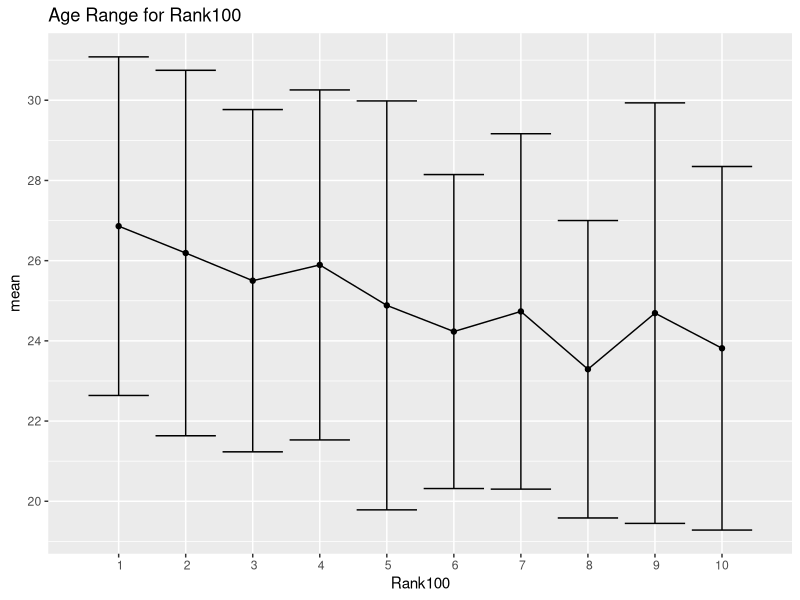
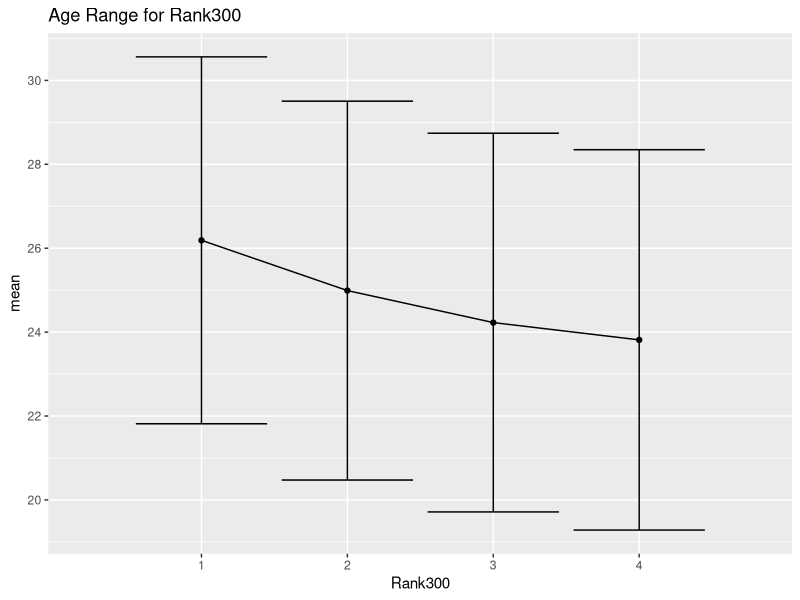
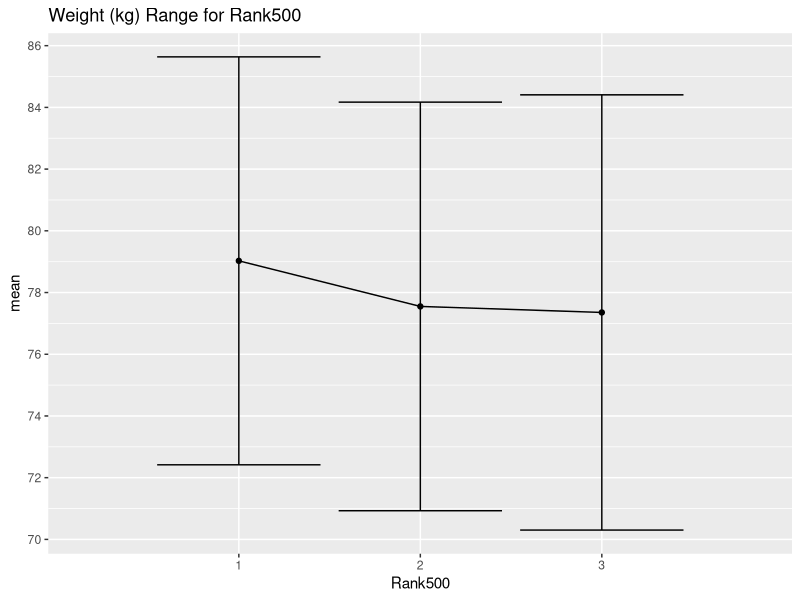
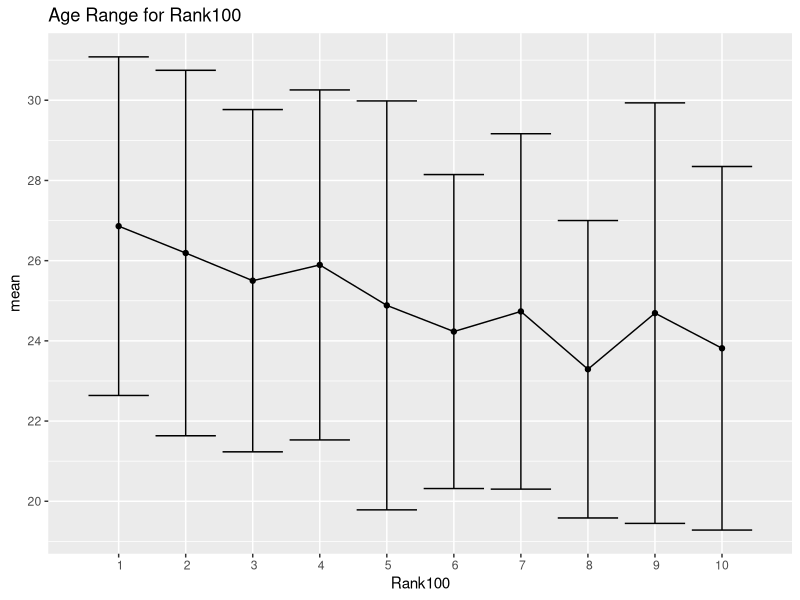
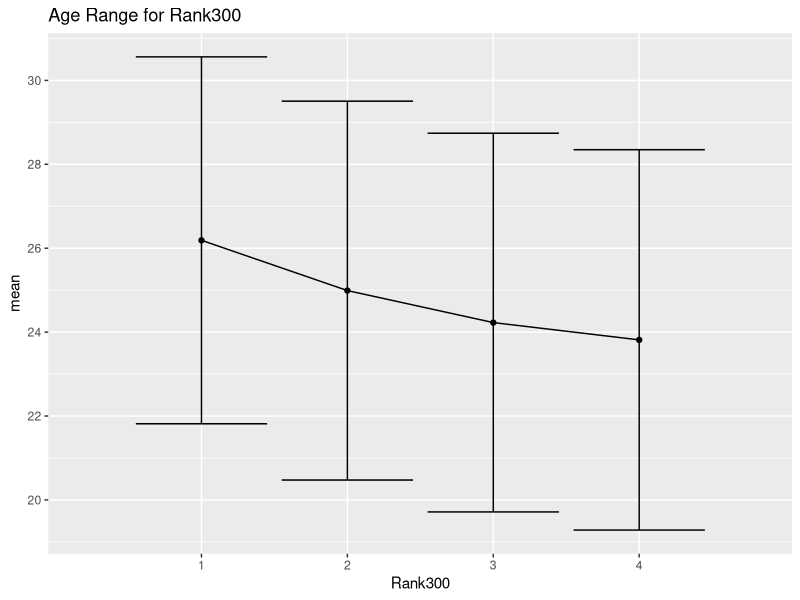
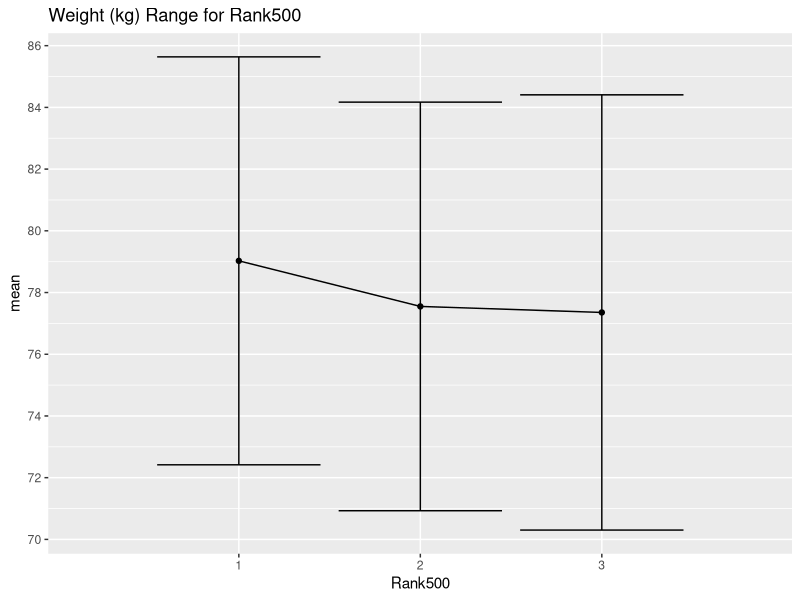
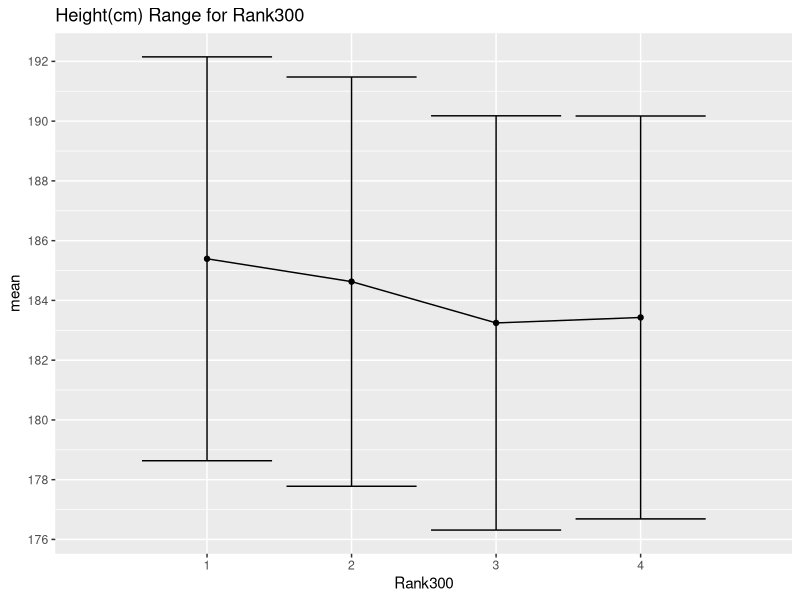
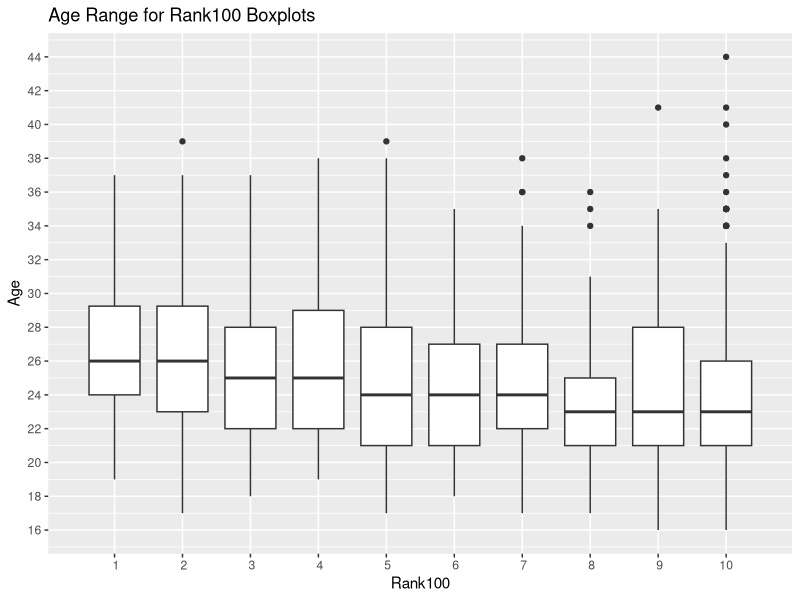

Write R code to recreate these figures, in order.
## ---- chunk 1
data <- read.csv('data.csv', header=TRUE)
## ---- chunk 2

#Removing Unused Columns
data <- data[c(-1, -5, -6, -8, -9, -12, -13, -14, -15, -16, -20, -22, -27, -29, -33)]

## ---- chunk 3

anthropometric <- c("Age", "Weightkg", "Heightcm")
service        <- c("X.1stServe", "X.1stServePointsWon", "X.2ndServePointsWon",
                    "BreakPointsSaved", "ServiceGamesWon", "TotalServicePointsWon")
return_vars    <- c("X.1stServeReturnPointsWon", "X.2ndServeReturnPointsWon",
                    "BreakPointsConverted", "ReturnGamesWon", "ReturnPointsWon",
                    "TotalPointsWon")

# Drop NAs only for variables relevant to each model
data_anthro_100   <- na.omit(data[, c(anthropometric, "Rank100")])
data_service_100  <- na.omit(data[, c(service, "Rank100")])
data_return_100   <- na.omit(data[, c(return_vars, "Rank100")])

data_anthro_300   <- na.omit(data[, c(anthropometric, "Rank300")])
data_service_300  <- na.omit(data[, c(service, "Rank300")])
data_return_300   <- na.omit(data[, c(return_vars, "Rank300")])

data_anthro_500   <- na.omit(data[, c(anthropometric, "Rank500")])
data_service_500  <- na.omit(data[, c(service, "Rank500")])
data_return_500   <- na.omit(data[, c(return_vars, "Rank500")])

## ---- chunk 4

library(tidyverse)

data_anthro_100 %>% group_by(Rank100) %>% summarise(mean = mean(Age), sd = sd(Age)) %>% ggplot(mapping = aes(x = Rank100, y = mean)) + geom_point() + geom_line() + geom_errorbar(aes(ymin = mean - sd, ymax = mean + sd)) + scale_x_discrete(limits = 1:10) + scale_y_continuous(breaks = scales::breaks_width(2)) + labs(title = "Age Range for Rank100")

data_anthro_300 %>% group_by(Rank300) %>% summarise(mean = mean(Age), sd = sd(Age)) %>% ggplot(mapping = aes(x = Rank300, y = mean)) + geom_point() + geom_line() + geom_errorbar(aes(ymin = mean - sd, ymax = mean + sd)) + scale_x_discrete(limits = 1:4) + scale_y_continuous(breaks = scales::breaks_width(2)) + labs(title = "Age Range for Rank300")

data_anthro_500 %>% group_by(Rank500) %>% summarise(mean = mean(Weightkg), sd = sd(Weightkg)) %>% ggplot(mapping = aes(x = Rank500, y = mean)) + geom_point() + geom_line() + geom_errorbar(aes(ymin = mean - sd, ymax = mean + sd)) + scale_x_discrete(limits = 1:3) + scale_y_continuous(breaks = scales::breaks_width(2)) + labs(title = "Weight (kg) Range for Rank500")

## ---- chunk 5
library(nnet)

data$Rank100 <- factor(data$Rank100)
data$Rank300 <- factor(data$Rank300)
data$Rank500 <- factor(data$Rank500)

#100 models (anthro, service, return)
m1 <- multinom(Rank100 ~ Age + Weightkg + Heightcm, data = data)
m2 <- multinom(Rank100 ~ X.1stServe + X.1stServePointsWon + X.2ndServePointsWon + BreakPointsSaved + ServiceGamesWon + TotalServicePointsWon, data = data)
m3 <- multinom(Rank100 ~ X.1stServeReturnPointsWon + X.2ndServeReturnPointsWon + BreakPointsConverted + ReturnGamesWon + ReturnPointsWon + TotalPointsWon, data = data)

#300 models (anthro, service, return)
m4 <- multinom(Rank300 ~ Age + Weightkg + Heightcm, data = data)
m5 <- multinom(Rank300 ~ X.1stServe + X.1stServePointsWon + X.2ndServePointsWon + BreakPointsSaved + ServiceGamesWon + TotalServicePointsWon, data = data)
m6 <- multinom(Rank300 ~ X.1stServeReturnPointsWon + X.2ndServeReturnPointsWon + BreakPointsConverted + ReturnGamesWon + ReturnPointsWon + TotalPointsWon, data = data)

#500 models (anthro, service, return)
m7 <- multinom(Rank500 ~ Age + Weightkg + Heightcm, data = data)
m8 <- multinom(Rank500 ~ X.1stServe + X.1stServePointsWon + X.2ndServePointsWon + BreakPointsSaved + ServiceGamesWon + TotalServicePointsWon, data = data)
m9 <- multinom(Rank500 ~ X.1stServeReturnPointsWon + X.2ndServeReturnPointsWon + BreakPointsConverted + ReturnGamesWon + ReturnPointsWon + TotalPointsWon, data = data)

summary(m1)
summary(m2)
summary(m3)
summary(m4)
summary(m5)
summary(m6)
summary(m7)
summary(m8)
summary(m9)

AIC(m1, m2, m3, m4, m5, m6, m7, m8, m9)
BIC(m1, m2, m3, m4, m5, m6, m7, m8, m9)

## ---- chunk 6
LRT <- function(response, predictors, dataset) {
  full_formula <- as.formula(paste(response, "~", paste(predictors, collapse = " + ")))
  full_model <- multinom(full_formula, data = dataset)
  
  results <- data.frame(Predictor = predictors)
  
  for (i in 1:length(predictors)) {
    reduced_predictors <- predictors[-i]
    reduced_formula <- as.formula(paste(response, "~", paste(reduced_predictors, collapse = " + ")))
    reduced_model <- multinom(reduced_formula, data = dataset)
    
    results$p_value[i] <- 1 - pchisq(reduced_model$deviance - full_model$deviance, length(coef(full_model)) - length(coef(reduced_model)))
  }
  
  return(results)
}

LRT("Rank100", anthropometric, data_anthro_100)
LRT("Rank100", service, data_service_100)
LRT("Rank100", return_vars, data_return_100)

LRT("Rank300", anthropometric, data_anthro_300)
LRT("Rank300", service, data_service_300)
LRT("Rank300", return_vars, data_return_300)

LRT("Rank500", anthropometric, data_anthro_500)
LRT("Rank500", service, data_service_500)
LRT("Rank500", return_vars, data_return_500)

## ---- chunk 7

library(tidyverse)

### Line with Error Bar Plots for Anthro

data_anthro_100 %>% group_by(Rank100) %>% summarise(mean = mean(Age), sd = sd(Age)) %>% ggplot(mapping = aes(x = Rank100, y = mean)) + geom_point() + geom_line() + geom_errorbar(aes(ymin = mean - sd, ymax = mean + sd)) + scale_x_discrete(limits = 1:10) + scale_y_continuous(breaks = scales::breaks_width(2)) + labs(title = "Age Range for Rank100")

data_anthro_300 %>% group_by(Rank300) %>% summarise(mean = mean(Age), sd = sd(Age)) %>% ggplot(mapping = aes(x = Rank300, y = mean)) + geom_point() + geom_line() + geom_errorbar(aes(ymin = mean - sd, ymax = mean + sd)) + scale_x_discrete(limits = 1:4) + scale_y_continuous(breaks = scales::breaks_width(2)) + labs(title = "Age Range for Rank300")

data_anthro_500 %>% group_by(Rank500) %>% summarise(mean = mean(Weightkg), sd = sd(Weightkg)) %>% ggplot(mapping = aes(x = Rank500, y = mean)) + geom_point() + geom_line() + geom_errorbar(aes(ymin = mean - sd, ymax = mean + sd)) + scale_x_discrete(limits = 1:3) + scale_y_continuous(breaks = scales::breaks_width(2)) + labs(title = "Weight (kg) Range for Rank500")

data_anthro_300 %>% group_by(Rank300) %>% summarise(mean = mean(Heightcm), sd = sd(Heightcm)) %>% ggplot(mapping = aes(x = Rank300, y = mean)) + geom_point() + geom_line() + geom_errorbar(aes(ymin = mean - sd, ymax = mean + sd)) + scale_x_discrete(limits = 1:4) + scale_y_continuous(breaks = scales::breaks_width(2)) + labs(title = "Height(cm) Range for Rank300")

### Boxplots for Anthro

ggplot(data = data_anthro_100, mapping = aes(x = Rank100, y = Age, group = Rank100)) + geom_boxplot() + scale_x_discrete(limits = 1:10) + scale_y_continuous(breaks = scales::breaks_width(2)) + labs(title = "Age Range for Rank100 Boxplots")

ggplot(data = data_anthro_300, mapping = aes(x = Rank300, y = Age, group = Rank300)) + geom_boxplot() + scale_x_discrete(limits = 1:4) + scale_y_continuous(breaks = scales::breaks_width(2)) + labs(title = "Age Range for Rank300 Boxplots")

ggplot(data = data_anthro_500, mapping = aes(x = Rank500, y = Weightkg, group = Rank500)) + geom_boxplot() + scale_x_discrete(limits = 1:3)  + labs(title = "Weight(kg) Range for Rank500 Boxplots")

ggplot(data = data_anthro_300, mapping = aes(x = Rank300, y = Heightcm, group = Rank300)) + geom_boxplot() + scale_x_discrete(limits = 1:4) + labs(title = "Height(cm) Range for Rank300 Boxplots")

## ---- chunk 8
### Line with Error Bar Plots for Service

data_service_300 %>% group_by(Rank300) %>% summarise(mean = mean(X.1stServePointsWon), sd = sd(X.1stServePointsWon)) %>% ggplot(mapping = aes(x = Rank300, y = mean)) + geom_point() + geom_line() + geom_errorbar(aes(ymin = mean - sd, ymax = mean + sd)) + scale_x_discrete(limits = 1:4)+ labs(title = "First Serve Points Won Rank300")

data_service_300 %>% group_by(Rank300) %>% summarise(mean = mean(BreakPointsSaved), sd = sd(BreakPointsSaved)) %>% ggplot(mapping = aes(x = Rank300, y = mean)) + geom_point() + geom_line() + geom_errorbar(aes(ymin = mean - sd, ymax = mean + sd)) + scale_x_discrete(limits = 1:4)+ labs(title = "Break Points Saved Rank300")

data_service_500 %>% group_by(Rank500) %>% summarise(mean = mean(ServiceGamesWon), sd = sd(ServiceGamesWon)) %>% ggplot(mapping = aes(x = Rank500, y = mean)) + geom_point() + geom_line() + geom_errorbar(aes(ymin = mean - sd, ymax = mean + sd)) + scale_x_discrete(limits = 1:3) + labs(title = "Service Games Won Rank500")

### Boxplots for Service

ggplot(data = data_service_300, mapping = aes(x = Rank300, y = X.1stServePointsWon, group = Rank300)) + geom_boxplot() + scale_x_discrete(limits = 1:4) + labs(title = "First Serve Points Won for Rank300 Boxplots")

ggplot(data = data_service_300, mapping = aes(x = Rank300, y = BreakPointsSaved, group = Rank300)) + geom_boxplot() + scale_x_discrete(limits = 1:4) + labs(title = "Break Points Saved for Rank300 Boxplots")

ggplot(data = data_service_500, mapping = aes(x = Rank500, y = ServiceGamesWon, group = Rank500)) + geom_boxplot() + scale_x_discrete(limits = 1:3) + labs(title = "Service Games Won for Rank500 Boxplots")


## ---- chunk 9
### Line with Error Bar Plots for Return

data_return_300 %>% group_by(Rank300) %>% summarise(mean = mean(X.1stServeReturnPointsWon), sd = sd(X.1stServeReturnPointsWon)) %>% ggplot(mapping = aes(x = Rank300, y = mean)) + geom_point() + geom_line() + geom_errorbar(aes(ymin = mean - sd, ymax = mean + sd)) + scale_x_discrete(limits = 1:4)+ labs(title = "First Serve Return Points Won Rank300")

data_return_300 %>% group_by(Rank300) %>% summarise(mean = mean(ReturnGamesWon), sd = sd(ReturnGamesWon)) %>% ggplot(mapping = aes(x = Rank300, y = mean)) + geom_point() + geom_line() + geom_errorbar(aes(ymin = mean - sd, ymax = mean + sd)) + scale_x_discrete(limits = 1:4)+ labs(title = "Return Games Won Rank300")

data_return_300 %>% group_by(Rank300) %>% summarise(mean = mean(ReturnPointsWon), sd = sd(ReturnPointsWon)) %>% ggplot(mapping = aes(x = Rank300, y = mean)) + geom_point() + geom_line() + geom_errorbar(aes(ymin = mean - sd, ymax = mean + sd)) + scale_x_discrete(limits = 1:4)+ labs(title = "Return Points Won Rank300")

data_return_100 %>% group_by(Rank100) %>% summarise(mean = mean(TotalPointsWon), sd = sd(TotalPointsWon)) %>% ggplot(mapping = aes(x = Rank100, y = mean)) + geom_point() + geom_line() + geom_errorbar(aes(ymin = mean - sd, ymax = mean + sd)) + scale_x_discrete(limits = 1:10)+ labs(title = "Total Points Won Rank100")

### Boxplots for Return

ggplot(data = data_return_300, mapping = aes(x = Rank300, y = X.1stServeReturnPointsWon, group = Rank300)) + geom_boxplot() + scale_x_discrete(limits = 1:4) + labs(title = "First Serve Return Points Won for Rank300 Boxplots")

ggplot(data = data_return_300, mapping = aes(x = Rank300, y = ReturnGamesWon, group = Rank300)) + geom_boxplot() + scale_x_discrete(limits = 1:4) + labs(title = "Return Games  Won for Rank300 Boxplots")

ggplot(data = data_return_300, mapping = aes(x = Rank300, y = ReturnPointsWon, group = Rank300)) + geom_boxplot() + scale_x_discrete(limits = 1:4) + labs(title = "Return Points Won for Rank300 Boxplots")

ggplot(data = data_return_100, mapping = aes(x = Rank100, y = TotalPointsWon, group = Rank100)) + geom_boxplot() + scale_x_discrete(limits = 1:10) + labs(title = "Total Points Won for Rank100 Boxplots")
